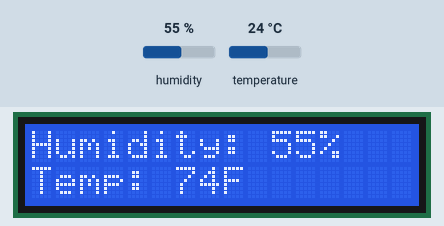
The sketch below on a simulated Arduino Uno, built with avr-gcc and run on an emulated ATmega328P. Parts: 16×2 character LCD. The test bench sets the inputs (shaded band); at power-on: humidity 55 %, temperature 24 °C. What the sketch prints to the serial monitor is not drawn.

Above: at 2.6 s.
2.7 s: humidity set to 22 %
At 5.3 s:
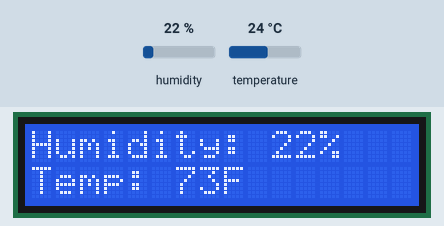
5.7 s: temperature set to 28 °C
At 7.1 s:
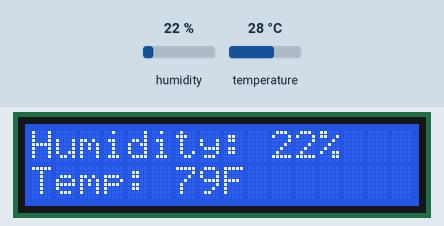
8.7 s: humidity set to 40 %
At 10.8 s:
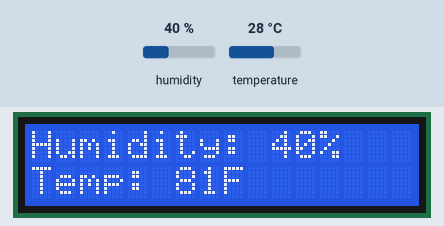
11.7 s: temperature set to 12 °C
At 12.7 s:
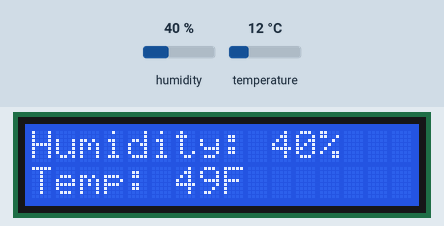
Timing chart, 0 to 14.7 s (numbered marks = the images above; inputs shaded):
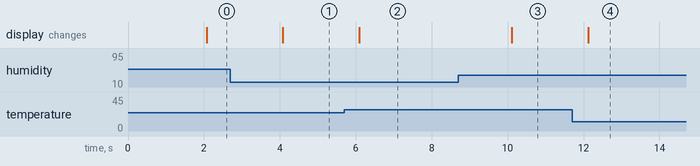

Measured:
- after the input at 2.7 s, the display: changes after 1.4 s (image 1)
- after the input at 5.7 s, the display: changes after 0.39 s (image 2)
- after the input at 8.7 s, the display: changes after 1.4 s (image 3)
- after the input at 11.7 s, the display: changes after 0.42 s (image 4)

The sketch:

DHT22_LCD_Finished.ino
```cpp
#include <LiquidCrystal.h>
#include "DHT.h"

#define DHTPIN 8     // what pin we're connected to
#define DHTTYPE DHT22   // DHT 22  (AM2302)


/*
 Connect pin 1 (on the left) of the sensor to +5V
     NOTE: If using a board with 3.3V logic like an Arduino Due connect pin 1
     to 3.3V instead of 5V!
 Connect pin 2 of the sensor to whatever your DHTPIN is
 Leave pin 3 open
 Connect pin 4 (on the right) of the sensor to GROUND
 Connect a 10K resistor from pin 2 (data) to pin 1 (power) of the sensor

 LCD
 -----------------------------------------------
 VSS- connect to ground
 VDD- Connect to 5v
 VO- Connect to single lead on 10k potentiometer
 RS- Pin 12
 RW- Ground
 E- Pin 11
 D4- Pin 5
 D5- Pin 4
 D6- Pin 3
 D7- Pin 2
*/


// Initialize DHT sensor for normal 16mhz Arduino
DHT dht(DHTPIN, DHTTYPE);
LiquidCrystal lcd(12, 11, 5, 4, 3, 2);

void setup() {
  Serial.begin(9600);
  lcd.begin(16, 2);
  dht.begin();
  Serial.println("DHT22 test!");
}

void loop() {
  // Wait a few seconds between measurements.
  delay(2000);

  // Reading temperature or humidity takes about 250 milliseconds!
  // Sensor readings may also be up to 2 seconds 'old' (its a very slow sensor)
  int h = dht.readHumidity();
  // Read temperature as Celsius
  int t = dht.readTemperature();
  // Read temperature as Fahrenheit
  int f = dht.readTemperature(true);

  // Check if any reads failed and exit early (to try again).
  if (isnan(h) || isnan(t) || isnan(f)) {
    Serial.println("Failed to read from DHT sensor!");
    return;
  }

  // Must send in temp in Fahrenheit!
  int hi = dht.computeHeatIndex(f, h); //change to float for more accurate reading if needed

  lcd.setCursor(0, 0);

  Serial.print("Humidity: ");
  Serial.print(h);
  Serial.print("%");

  lcd.print("Humidity: ");
  lcd.print(h);
  lcd.print("%");

  lcd.setCursor(0,1);

  Serial.print(" Temp: ");
  Serial.print(hi);
  Serial.println(" F");

  lcd.print("Temp: ");
  lcd.print(hi);
  lcd.print("F");
}
```
